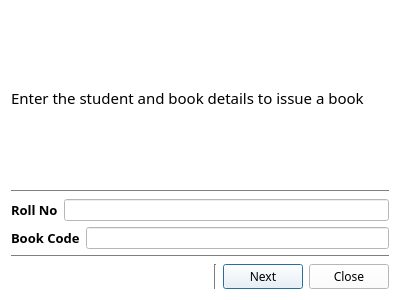
<?xml version="1.0" encoding="UTF-8"?>
<ui version="4.0">
 <class>issueBook</class>
 <widget class="QDialog" name="issueBook">
  <property name="geometry">
   <rect>
    <x>0</x>
    <y>0</y>
    <width>400</width>
    <height>300</height>
   </rect>
  </property>
  <property name="palette">
   <palette>
    <active>
     <colorrole role="WindowText">
      <brush brushstyle="SolidPattern">
       <color alpha="255">
        <red>0</red>
        <green>0</green>
        <blue>0</blue>
       </color>
      </brush>
     </colorrole>
     <colorrole role="Button">
      <brush brushstyle="SolidPattern">
       <color alpha="255">
        <red>255</red>
        <green>255</green>
        <blue>255</blue>
       </color>
      </brush>
     </colorrole>
     <colorrole role="Light">
      <brush brushstyle="SolidPattern">
       <color alpha="255">
        <red>255</red>
        <green>255</green>
        <blue>255</blue>
       </color>
      </brush>
     </colorrole>
     <colorrole role="Midlight">
      <brush brushstyle="SolidPattern">
       <color alpha="255">
        <red>255</red>
        <green>255</green>
        <blue>255</blue>
       </color>
      </brush>
     </colorrole>
     <colorrole role="Dark">
      <brush brushstyle="SolidPattern">
       <color alpha="255">
        <red>127</red>
        <green>127</green>
        <blue>127</blue>
       </color>
      </brush>
     </colorrole>
     <colorrole role="Mid">
      <brush brushstyle="SolidPattern">
       <color alpha="255">
        <red>170</red>
        <green>170</green>
        <blue>170</blue>
       </color>
      </brush>
     </colorrole>
     <colorrole role="Text">
      <brush brushstyle="SolidPattern">
       <color alpha="255">
        <red>0</red>
        <green>0</green>
        <blue>0</blue>
       </color>
      </brush>
     </colorrole>
     <colorrole role="BrightText">
      <brush brushstyle="SolidPattern">
       <color alpha="255">
        <red>255</red>
        <green>255</green>
        <blue>255</blue>
       </color>
      </brush>
     </colorrole>
     <colorrole role="ButtonText">
      <brush brushstyle="SolidPattern">
       <color alpha="255">
        <red>0</red>
        <green>0</green>
        <blue>0</blue>
       </color>
      </brush>
     </colorrole>
     <colorrole role="Base">
      <brush brushstyle="SolidPattern">
       <color alpha="255">
        <red>255</red>
        <green>255</green>
        <blue>255</blue>
       </color>
      </brush>
     </colorrole>
     <colorrole role="Window">
      <brush brushstyle="SolidPattern">
       <color alpha="255">
        <red>255</red>
        <green>255</green>
        <blue>255</blue>
       </color>
      </brush>
     </colorrole>
     <colorrole role="Shadow">
      <brush brushstyle="SolidPattern">
       <color alpha="255">
        <red>0</red>
        <green>0</green>
        <blue>0</blue>
       </color>
      </brush>
     </colorrole>
     <colorrole role="AlternateBase">
      <brush brushstyle="SolidPattern">
       <color alpha="255">
        <red>255</red>
        <green>255</green>
        <blue>255</blue>
       </color>
      </brush>
     </colorrole>
     <colorrole role="ToolTipBase">
      <brush brushstyle="SolidPattern">
       <color alpha="255">
        <red>255</red>
        <green>255</green>
        <blue>220</blue>
       </color>
      </brush>
     </colorrole>
     <colorrole role="ToolTipText">
      <brush brushstyle="SolidPattern">
       <color alpha="255">
        <red>0</red>
        <green>0</green>
        <blue>0</blue>
       </color>
      </brush>
     </colorrole>
    </active>
    <inactive>
     <colorrole role="WindowText">
      <brush brushstyle="SolidPattern">
       <color alpha="255">
        <red>0</red>
        <green>0</green>
        <blue>0</blue>
       </color>
      </brush>
     </colorrole>
     <colorrole role="Button">
      <brush brushstyle="SolidPattern">
       <color alpha="255">
        <red>255</red>
        <green>255</green>
        <blue>255</blue>
       </color>
      </brush>
     </colorrole>
     <colorrole role="Light">
      <brush brushstyle="SolidPattern">
       <color alpha="255">
        <red>255</red>
        <green>255</green>
        <blue>255</blue>
       </color>
      </brush>
     </colorrole>
     <colorrole role="Midlight">
      <brush brushstyle="SolidPattern">
       <color alpha="255">
        <red>255</red>
        <green>255</green>
        <blue>255</blue>
       </color>
      </brush>
     </colorrole>
     <colorrole role="Dark">
      <brush brushstyle="SolidPattern">
       <color alpha="255">
        <red>127</red>
        <green>127</green>
        <blue>127</blue>
       </color>
      </brush>
     </colorrole>
     <colorrole role="Mid">
      <brush brushstyle="SolidPattern">
       <color alpha="255">
        <red>170</red>
        <green>170</green>
        <blue>170</blue>
       </color>
      </brush>
     </colorrole>
     <colorrole role="Text">
      <brush brushstyle="SolidPattern">
       <color alpha="255">
        <red>0</red>
        <green>0</green>
        <blue>0</blue>
       </color>
      </brush>
     </colorrole>
     <colorrole role="BrightText">
      <brush brushstyle="SolidPattern">
       <color alpha="255">
        <red>255</red>
        <green>255</green>
        <blue>255</blue>
       </color>
      </brush>
     </colorrole>
     <colorrole role="ButtonText">
      <brush brushstyle="SolidPattern">
       <color alpha="255">
        <red>0</red>
        <green>0</green>
        <blue>0</blue>
       </color>
      </brush>
     </colorrole>
     <colorrole role="Base">
      <brush brushstyle="SolidPattern">
       <color alpha="255">
        <red>255</red>
        <green>255</green>
        <blue>255</blue>
       </color>
      </brush>
     </colorrole>
     <colorrole role="Window">
      <brush brushstyle="SolidPattern">
       <color alpha="255">
        <red>255</red>
        <green>255</green>
        <blue>255</blue>
       </color>
      </brush>
     </colorrole>
     <colorrole role="Shadow">
      <brush brushstyle="SolidPattern">
       <color alpha="255">
        <red>0</red>
        <green>0</green>
        <blue>0</blue>
       </color>
      </brush>
     </colorrole>
     <colorrole role="AlternateBase">
      <brush brushstyle="SolidPattern">
       <color alpha="255">
        <red>255</red>
        <green>255</green>
        <blue>255</blue>
       </color>
      </brush>
     </colorrole>
     <colorrole role="ToolTipBase">
      <brush brushstyle="SolidPattern">
       <color alpha="255">
        <red>255</red>
        <green>255</green>
        <blue>220</blue>
       </color>
      </brush>
     </colorrole>
     <colorrole role="ToolTipText">
      <brush brushstyle="SolidPattern">
       <color alpha="255">
        <red>0</red>
        <green>0</green>
        <blue>0</blue>
       </color>
      </brush>
     </colorrole>
    </inactive>
    <disabled>
     <colorrole role="WindowText">
      <brush brushstyle="SolidPattern">
       <color alpha="255">
        <red>127</red>
        <green>127</green>
        <blue>127</blue>
       </color>
      </brush>
     </colorrole>
     <colorrole role="Button">
      <brush brushstyle="SolidPattern">
       <color alpha="255">
        <red>255</red>
        <green>255</green>
        <blue>255</blue>
       </color>
      </brush>
     </colorrole>
     <colorrole role="Light">
      <brush brushstyle="SolidPattern">
       <color alpha="255">
        <red>255</red>
        <green>255</green>
        <blue>255</blue>
       </color>
      </brush>
     </colorrole>
     <colorrole role="Midlight">
      <brush brushstyle="SolidPattern">
       <color alpha="255">
        <red>255</red>
        <green>255</green>
        <blue>255</blue>
       </color>
      </brush>
     </colorrole>
     <colorrole role="Dark">
      <brush brushstyle="SolidPattern">
       <color alpha="255">
        <red>127</red>
        <green>127</green>
        <blue>127</blue>
       </color>
      </brush>
     </colorrole>
     <colorrole role="Mid">
      <brush brushstyle="SolidPattern">
       <color alpha="255">
        <red>170</red>
        <green>170</green>
        <blue>170</blue>
       </color>
      </brush>
     </colorrole>
     <colorrole role="Text">
      <brush brushstyle="SolidPattern">
       <color alpha="255">
        <red>127</red>
        <green>127</green>
        <blue>127</blue>
       </color>
      </brush>
     </colorrole>
     <colorrole role="BrightText">
      <brush brushstyle="SolidPattern">
       <color alpha="255">
        <red>255</red>
        <green>255</green>
        <blue>255</blue>
       </color>
      </brush>
     </colorrole>
     <colorrole role="ButtonText">
      <brush brushstyle="SolidPattern">
       <color alpha="255">
        <red>127</red>
        <green>127</green>
        <blue>127</blue>
       </color>
      </brush>
     </colorrole>
     <colorrole role="Base">
      <brush brushstyle="SolidPattern">
       <color alpha="255">
        <red>255</red>
        <green>255</green>
        <blue>255</blue>
       </color>
      </brush>
     </colorrole>
     <colorrole role="Window">
      <brush brushstyle="SolidPattern">
       <color alpha="255">
        <red>255</red>
        <green>255</green>
        <blue>255</blue>
       </color>
      </brush>
     </colorrole>
     <colorrole role="Shadow">
      <brush brushstyle="SolidPattern">
       <color alpha="255">
        <red>0</red>
        <green>0</green>
        <blue>0</blue>
       </color>
      </brush>
     </colorrole>
     <colorrole role="AlternateBase">
      <brush brushstyle="SolidPattern">
       <color alpha="255">
        <red>255</red>
        <green>255</green>
        <blue>255</blue>
       </color>
      </brush>
     </colorrole>
     <colorrole role="ToolTipBase">
      <brush brushstyle="SolidPattern">
       <color alpha="255">
        <red>255</red>
        <green>255</green>
        <blue>220</blue>
       </color>
      </brush>
     </colorrole>
     <colorrole role="ToolTipText">
      <brush brushstyle="SolidPattern">
       <color alpha="255">
        <red>0</red>
        <green>0</green>
        <blue>0</blue>
       </color>
      </brush>
     </colorrole>
    </disabled>
   </palette>
  </property>
  <property name="windowTitle">
   <string>Issue</string>
  </property>
  <layout class="QVBoxLayout" name="verticalLayout_2">
   <item>
    <layout class="QVBoxLayout" name="verticalLayout">
     <item>
      <spacer name="verticalSpacer_2">
       <property name="orientation">
        <enum>Qt::Vertical</enum>
       </property>
       <property name="sizeHint" stdset="0">
        <size>
         <width>20</width>
         <height>40</height>
        </size>
       </property>
      </spacer>
     </item>
     <item>
      <widget class="QLabel" name="label">
       <property name="font">
        <font>
         <family>Ebrima</family>
         <pointsize>11</pointsize>
        </font>
       </property>
       <property name="text">
        <string>Enter the student and book details to issue a book</string>
       </property>
      </widget>
     </item>
     <item>
      <spacer name="verticalSpacer">
       <property name="orientation">
        <enum>Qt::Vertical</enum>
       </property>
       <property name="sizeHint" stdset="0">
        <size>
         <width>20</width>
         <height>40</height>
        </size>
       </property>
      </spacer>
     </item>
     <item>
      <widget class="Line" name="line">
       <property name="orientation">
        <enum>Qt::Horizontal</enum>
       </property>
      </widget>
     </item>
     <item>
      <layout class="QHBoxLayout" name="horizontalLayout_3">
       <item>
        <widget class="QLabel" name="label_2">
         <property name="font">
          <font>
           <family>Ebrima</family>
           <pointsize>10</pointsize>
           <weight>75</weight>
           <bold>true</bold>
          </font>
         </property>
         <property name="text">
          <string>Roll No</string>
         </property>
        </widget>
       </item>
       <item>
        <widget class="QLineEdit" name="lineEdit_issue_roll"/>
       </item>
      </layout>
     </item>
     <item>
      <layout class="QHBoxLayout" name="horizontalLayout_2">
       <item>
        <widget class="QLabel" name="label_3">
         <property name="font">
          <font>
           <family>Ebrima</family>
           <pointsize>10</pointsize>
           <weight>75</weight>
           <bold>true</bold>
          </font>
         </property>
         <property name="text">
          <string>Book Code</string>
         </property>
        </widget>
       </item>
       <item>
        <widget class="QLineEdit" name="lineEdit_bookCode"/>
       </item>
      </layout>
     </item>
     <item>
      <widget class="Line" name="line_2">
       <property name="orientation">
        <enum>Qt::Horizontal</enum>
       </property>
      </widget>
     </item>
     <item>
      <layout class="QHBoxLayout" name="horizontalLayout">
       <item>
        <spacer name="horizontalSpacer">
         <property name="orientation">
          <enum>Qt::Horizontal</enum>
         </property>
         <property name="sizeHint" stdset="0">
          <size>
           <width>40</width>
           <height>20</height>
          </size>
         </property>
        </spacer>
       </item>
       <item>
        <widget class="Line" name="line_3">
         <property name="orientation">
          <enum>Qt::Vertical</enum>
         </property>
        </widget>
       </item>
       <item>
        <widget class="QPushButton" name="clickNext">
         <property name="font">
          <font>
           <family>Ebrima</family>
          </font>
         </property>
         <property name="text">
          <string>Next</string>
         </property>
        </widget>
       </item>
       <item>
        <widget class="QPushButton" name="pushButton_2">
         <property name="font">
          <font>
           <family>Ebrima</family>
          </font>
         </property>
         <property name="text">
          <string>Close</string>
         </property>
        </widget>
       </item>
      </layout>
     </item>
    </layout>
   </item>
  </layout>
 </widget>
 <resources/>
 <connections>
  <connection>
   <sender>pushButton_2</sender>
   <signal>clicked()</signal>
   <receiver>issueBook</receiver>
   <slot>close()</slot>
   <hints>
    <hint type="sourcelabel">
     <x>340</x>
     <y>275</y>
    </hint>
    <hint type="destinationlabel">
     <x>290</x>
     <y>190</y>
    </hint>
   </hints>
  </connection>
 </connections>
</ui>
